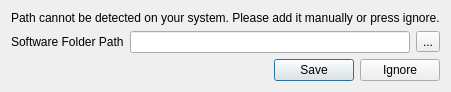
<?xml version="1.0" encoding="UTF-8"?>
<ui version="4.0">
 <class>Dialog</class>
 <widget class="QDialog" name="Dialog">
  <property name="geometry">
   <rect>
    <x>0</x>
    <y>0</y>
    <width>400</width>
    <height>58</height>
   </rect>
  </property>
  <property name="windowTitle">
   <string>Set Path</string>
  </property>
  <layout class="QVBoxLayout" name="verticalLayout">
   <item>
    <widget class="QLabel" name="label">
     <property name="text">
      <string>Path cannot be detected on your system. Please add it manually or press ignore.</string>
     </property>
    </widget>
   </item>
   <item>
    <layout class="QHBoxLayout" name="horizontalLayout">
     <item>
      <widget class="QLabel" name="software_folder_path_label">
       <property name="sizePolicy">
        <sizepolicy hsizetype="Minimum" vsizetype="Preferred">
         <horstretch>0</horstretch>
         <verstretch>0</verstretch>
        </sizepolicy>
       </property>
       <property name="maximumSize">
        <size>
         <width>200</width>
         <height>16777215</height>
        </size>
       </property>
       <property name="text">
        <string>Software Folder Path</string>
       </property>
      </widget>
     </item>
     <item>
      <widget class="QLineEdit" name="path_line_edit">
       <property name="readOnly">
        <bool>true</bool>
       </property>
      </widget>
     </item>
     <item>
      <widget class="QToolButton" name="folder_button">
       <property name="text">
        <string>...</string>
       </property>
      </widget>
     </item>
    </layout>
   </item>
   <item>
    <widget class="QDialogButtonBox" name="buttonBox">
     <property name="orientation">
      <enum>Qt::Horizontal</enum>
     </property>
     <property name="standardButtons">
      <set>QDialogButtonBox::Ignore|QDialogButtonBox::Save</set>
     </property>
    </widget>
   </item>
   <item>
    <spacer name="verticalSpacer">
     <property name="orientation">
      <enum>Qt::Vertical</enum>
     </property>
     <property name="sizeHint" stdset="0">
      <size>
       <width>20</width>
       <height>0</height>
      </size>
     </property>
    </spacer>
   </item>
  </layout>
 </widget>
 <resources/>
 <connections>
  <connection>
   <sender>buttonBox</sender>
   <signal>accepted()</signal>
   <receiver>Dialog</receiver>
   <slot>accept()</slot>
   <hints>
    <hint type="sourcelabel">
     <x>248</x>
     <y>254</y>
    </hint>
    <hint type="destinationlabel">
     <x>157</x>
     <y>274</y>
    </hint>
   </hints>
  </connection>
  <connection>
   <sender>buttonBox</sender>
   <signal>rejected()</signal>
   <receiver>Dialog</receiver>
   <slot>reject()</slot>
   <hints>
    <hint type="sourcelabel">
     <x>316</x>
     <y>260</y>
    </hint>
    <hint type="destinationlabel">
     <x>286</x>
     <y>274</y>
    </hint>
   </hints>
  </connection>
 </connections>
</ui>
